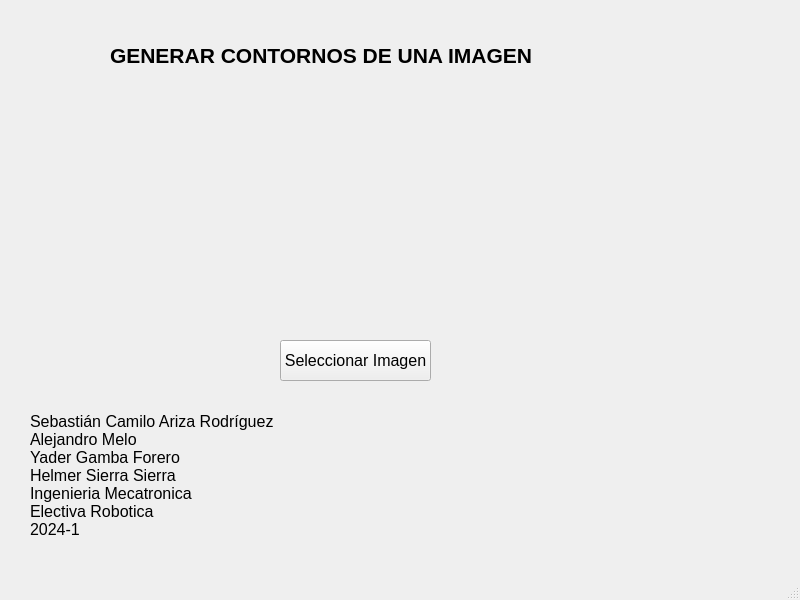
<?xml version="1.0" encoding="UTF-8"?>
<ui version="4.0">
 <class>MainWindow</class>
 <widget class="QMainWindow" name="MainWindow">
  <property name="geometry">
   <rect>
    <x>0</x>
    <y>0</y>
    <width>800</width>
    <height>600</height>
   </rect>
  </property>
  <property name="windowTitle">
   <string>MainWindow</string>
  </property>
  <widget class="QWidget" name="centralwidget">
   <widget class="QLabel" name="label">
    <property name="geometry">
     <rect>
      <x>110</x>
      <y>30</y>
      <width>431</width>
      <height>51</height>
     </rect>
    </property>
    <property name="font">
     <font>
      <pointsize>16</pointsize>
      <weight>75</weight>
      <bold>true</bold>
     </font>
    </property>
    <property name="text">
     <string>GENERAR CONTORNOS DE UNA IMAGEN</string>
    </property>
   </widget>
   <widget class="QPushButton" name="pushButton">
    <property name="geometry">
     <rect>
      <x>280</x>
      <y>340</y>
      <width>151</width>
      <height>41</height>
     </rect>
    </property>
    <property name="font">
     <font>
      <pointsize>12</pointsize>
     </font>
    </property>
    <property name="text">
     <string>Seleccionar Imagen</string>
    </property>
   </widget>
   <widget class="QLabel" name="label_5">
    <property name="geometry">
     <rect>
      <x>30</x>
      <y>410</y>
      <width>261</width>
      <height>131</height>
     </rect>
    </property>
    <property name="font">
     <font>
      <pointsize>12</pointsize>
     </font>
    </property>
    <property name="text">
     <string>Sebastián Camilo Ariza Rodríguez
Alejandro Melo
Yader Gamba Forero
Helmer Sierra Sierra
Ingenieria Mecatronica
Electiva Robotica
2024-1</string>
    </property>
   </widget>
   <widget class="QLabel" name="label_2">
    <property name="geometry">
     <rect>
      <x>420</x>
      <y>420</y>
      <width>261</width>
      <height>111</height>
     </rect>
    </property>
    <property name="text">
     <string/>
    </property>
   </widget>
   <widget class="QLabel" name="label_3">
    <property name="geometry">
     <rect>
      <x>90</x>
      <y>90</y>
      <width>491</width>
      <height>231</height>
     </rect>
    </property>
    <property name="text">
     <string/>
    </property>
   </widget>
  </widget>
  <widget class="QMenuBar" name="menubar">
   <property name="geometry">
    <rect>
     <x>0</x>
     <y>0</y>
     <width>800</width>
     <height>21</height>
    </rect>
   </property>
  </widget>
  <widget class="QStatusBar" name="statusbar"/>
 </widget>
 <resources/>
 <connections/>
</ui>
